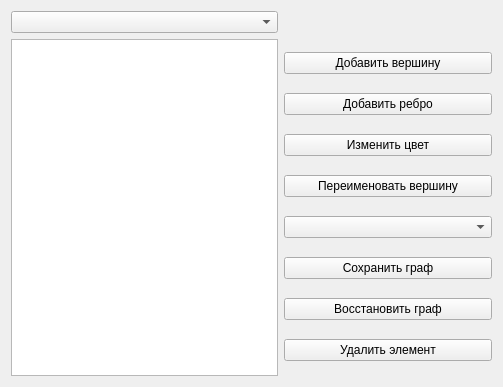
<?xml version="1.0" encoding="UTF-8"?>
<ui version="4.0">
 <class>GraphWindow</class>
 <widget class="QWidget" name="GraphWindow">
  <property name="geometry">
   <rect>
    <x>0</x>
    <y>0</y>
    <width>503</width>
    <height>387</height>
   </rect>
  </property>
  <property name="windowTitle">
   <string>Form</string>
  </property>
  <layout class="QGridLayout" name="gridLayout">
   <item row="0" column="0">
    <widget class="QComboBox" name="comboBox"/>
   </item>
   <item row="1" column="0">
    <widget class="QGraphicsView" name="graphicsView"/>
   </item>
   <item row="1" column="1">
    <layout class="QVBoxLayout" name="verticalLayout">
     <item>
      <widget class="QPushButton" name="addVertPushButton">
       <property name="text">
        <string>Добавить вершину</string>
       </property>
      </widget>
     </item>
     <item>
      <widget class="QPushButton" name="addEdgePushButton">
       <property name="text">
        <string>Добавить ребро</string>
       </property>
      </widget>
     </item>
     <item>
      <widget class="QPushButton" name="colorPushButton">
       <property name="text">
        <string>Изменить цвет</string>
       </property>
      </widget>
     </item>
     <item>
      <widget class="QPushButton" name="renamePushButton">
       <property name="text">
        <string>Переименовать вершину</string>
       </property>
      </widget>
     </item>
     <item>
      <widget class="QComboBox" name="comboBox_2">
       <property name="enabled">
        <bool>true</bool>
       </property>
       <property name="editable">
        <bool>false</bool>
       </property>
       <property name="placeholderText">
        <string> Алгоритмы</string>
       </property>
       <item>
        <property name="text">
         <string>Алгоритмы</string>
        </property>
       </item>
       <item>
        <property name="text">
         <string>Информация о графе</string>
        </property>
       </item>
       <item>
        <property name="text">
         <string>Эйлеров цикл</string>
        </property>
       </item>
       <item>
        <property name="text">
         <string>Гамильтонов цикл</string>
        </property>
       </item>
       <item>
        <property name="text">
         <string>Параметры графа</string>
        </property>
       </item>
       <item>
        <property name="text">
         <string>Нахождение кратчайших путей</string>
        </property>
       </item>
      </widget>
     </item>
     <item>
      <widget class="QPushButton" name="savePushButton">
       <property name="text">
        <string>Сохранить граф</string>
       </property>
      </widget>
     </item>
     <item>
      <widget class="QPushButton" name="loadPushButton">
       <property name="text">
        <string>Восстановить граф</string>
       </property>
      </widget>
     </item>
     <item>
      <widget class="QPushButton" name="deletePushButton">
       <property name="text">
        <string>Удалить элемент</string>
       </property>
      </widget>
     </item>
    </layout>
   </item>
  </layout>
 </widget>
 <resources/>
 <connections/>
</ui>
